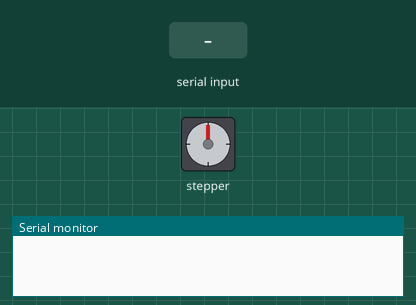
This sketch was run on a simulated Arduino Uno, built with avr-gcc and run on an emulated ATmega328P. Shown: stepper motor, the last lines printed to the serial monitor. The inputs (shaded band) are chosen by the test bench. Stepper angles assume 2048 steps per turn.

Above: at 1.2 s.
1.3 s: "LOAD\n" received over Serial
At 1.46 s:
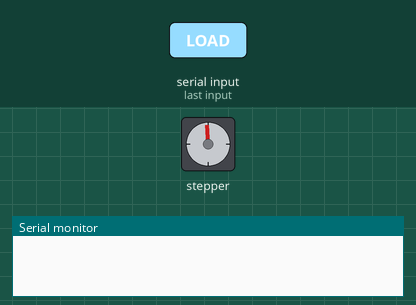
At 3.9 s:
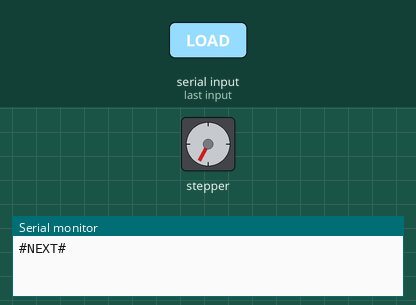
4.3 s: "ID,1\n" received over Serial
6.0 s: "L,1\n" received over Serial
7.5 s: "POS \n" received over Serial
9.0 s: "DIR \n" received over Serial
10.5 s: "R\n" received over Serial
Timing chart, 0 to 13.0 s (numbered marks = the images above; inputs shaded):
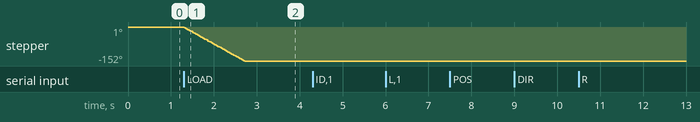

Measured:
- after the input at 1.3 s, stepper: turns 152° counter-clockwise in 1.4 s, starting at once

The sketch:

StorageCellDriver.ino
```cpp
#include <Stepper.h>

#define DEVICE_ID "wall1"

const int stepsPerRevolution = 2048;  // Steps for one full rotation
Stepper stepper(stepsPerRevolution, 2, 4, 3, 5);

long currentStep = 0;  // Track position
bool directionFlipped = true; // Direction toggle
int motorSpeed = 15;   // Default speed (RPM)
bool wasIdCheck = false;

void setup() {
  Serial.begin(9600);
  stepper.setSpeed(motorSpeed);
}

void moveToPosition(int percentage) {
  if (percentage < 0) percentage = 0;
  if (percentage > 100) percentage = 100;

  long targetStep = map(percentage, 0, 100, 0, stepsPerRevolution + 5); // Convert % to steps
  long stepDifference = targetStep - currentStep;  // Calculate movement

  stepper.step(directionFlipped ? -stepDifference : stepDifference); // Apply direction
  currentStep = targetStep; // Update position
}

void processCommand(String command) {
  command.trim(); // Remove spaces

  if (command == "ID") {
    Serial.println(DEVICE_ID);
    wasIdCheck = true;
  }
  else if (command.startsWith("POS ")) {
    int percentage = command.substring(4).toInt();
    if (percentage >= 0 && percentage <= 100) {
      moveToPosition(percentage);
    } else {
      Serial.println("Invalid POS value.");
    }
  }
  else if (command == "HOME") {
    currentStep = 0;
  }
  else if (command.startsWith("DIR ")) {
    String dir = command.substring(4); // Extract direction
    if (dir == "L") {
      directionFlipped = false;  // Set direction to forward
    } else if (dir == "R") {
      directionFlipped = true;  // Set direction to reverse
    } else {
      Serial.println("Invalid direction.");
    }
  }
  else if (command == "CALIB") {
    processCommand("UNLOAD");
    processCommand("LOAD");
  }
  else if (command == "LOAD") {
    stepper.setSpeed(18);
    processCommand("HOME");
    processCommand("DIR R");
    moveToPosition(42);
    processCommand("HOME");
    stepper.setSpeed(motorSpeed);
  }
  else if (command == "UNLOAD") {
    stepper.setSpeed(18);
    processCommand("HOME");
    processCommand("DIR L");
    moveToPosition(100);
    processCommand("HOME");
    moveToPosition(42);
    processCommand("HOME");
    stepper.setSpeed(motorSpeed);
  }
  else if (command.startsWith("SPEED ")) {
    int speed = command.substring(6).toInt();
    if (speed < 0) speed = 1;
    if (speed > 18) speed = 18;

    motorSpeed = speed;
    stepper.setSpeed(motorSpeed);

    Serial.print(motorSpeed);
  }
  else {
    Serial.print("Unknown command: ");
    Serial.println(command);
  }
}

void loop() {
  if (Serial.available()) {
    String input = Serial.readStringUntil('\n'); // Read input
    input.trim();

    char *ptr = strtok(const_cast<char *>(input.c_str()), ","); // Split by comma
    while (ptr != NULL) {
      processCommand(String(ptr));
      delay(200); // Delay between commands
      ptr = strtok(NULL, ",");
    }
    if (!wasIdCheck) Serial.println("#NEXT#");
    else wasIdCheck = false;
  }
}
```
